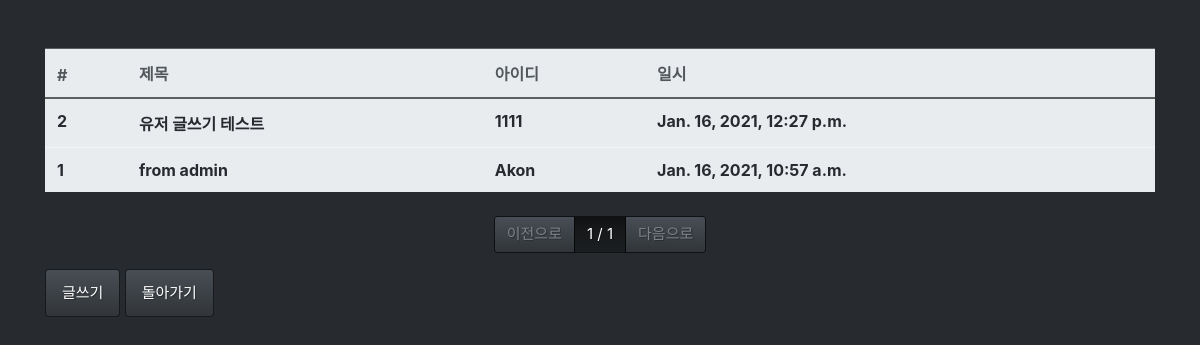
Before: /board/list/ with the older database file.
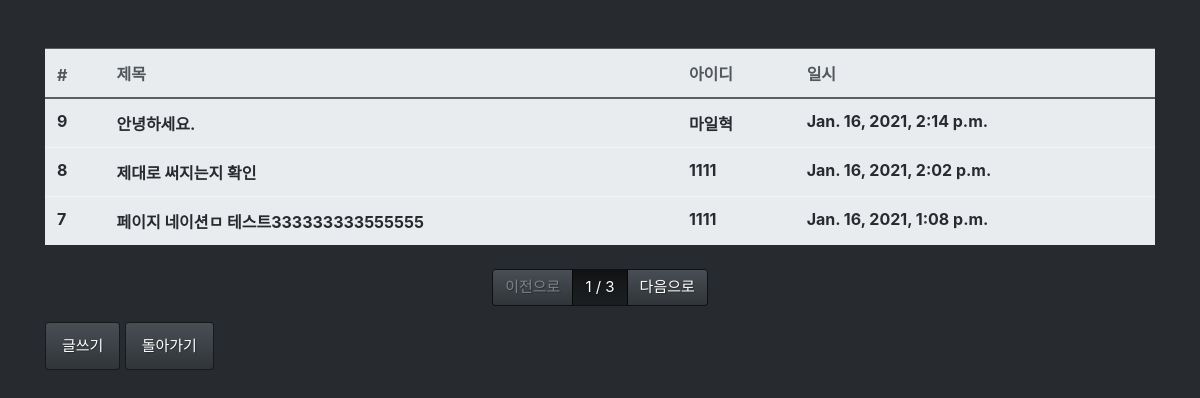
After: the same page with the newer database file.
### board/models.py (models this page shows, shortened)
class Board(models.Model):
    title = models.CharField(max_length=128,
                                verbose_name='제목')
    contents = models.TextField(verbose_name = '내용')
    writer = models.ForeignKey('fcuser.Fcuser',on_delete= models.CASCADE, verbose_name='작성자')
    registed_dttm = models.DateTimeField(auto_now_add=True,
                                        verbose_name='등록시간')
    class Meta:
        db_table = 'fastcampus_board'
        verbose_name = '테스트 페이지 게시글'
        verbose_name_plural ='테스트 페이지 게시글'

### fcuser/models.py (models this page shows)
class Fcuser(models.Model):
    username = models.CharField(max_length=32,
                                verbose_name='사용자명')
    useremail = models.EmailField(max_length=128,
                                verbose_name = '사용자 이메일')
    password = models.CharField(max_length=32,
                                verbose_name='비밀번호')
    registed_dttm = models.DateTimeField(auto_now_add=True,
                                        verbose_name='등록시간')
    def __str__(self):
        return self.username
    class Meta:
        db_table = 'fastcampus_fcuser'
        verbose_name = '테스트 페이지 사용자'
        verbose_name_plural ='테스트 페이지 이용자'

### board/views.py (the view)
# urls.py: path('list/', views.board_list),
def board_list(request):
    all_boards = Board.objects.all().order_by('-id')
    page = int(request.GET.get('p',1))
    paginator = Paginator(all_boards,3)
    boards = paginator.get_page(page)
    return render(request, 'board_list.html',{'boards':boards})

### board/templates/board_list.html
{% extends "base.html" %}
{% block contents %}
<div class = "row mt-5">
    <div class ="col-12">
        <table class = "table table-light">
            <thead class="thead-light">
                <tr>
                    <th>#</th>
                    <th>제목</th>
                    <th>아이디</th>
                    <th>일시</th>
                </tr>
            </thead>
            <tbody class = "text-dark">
                {% for board in boards %}
                <tr onclick="location.href='/board/detail/{{ board.id }}/'">
                    <th>{{ board.id }}</th>
                    <th>{{ board.title }}</th>
                    <th>{{ board.writer }}</th>
                    <th>{{ board.registed_dttm }}</th>
                </tr>
                {% endfor %}
            </tbody>
        </table>
    </div>
</div>
<div class="row mt-2">
    <div class ="col-12">
        <nav>
            <ul class = "pagination justify-content-center">
                {% if boards.has_previous %}
                <li class ="page-item">
                     <a class="page-link" href="?p={{ boards.previous_page_number }}">이전으로</a>
                </li>
                    {% else %}
                <li class ="page-item disabled">
                    <a class="page-link" href="#">이전으로</a>
                </li>
                {% endif %}
                <li class ="page-item active">
                    <a class="page-link" href="#">{{ boards.number}} / {{boards.paginator.num_pages}}</a>
                </li>
                {% if boards.has_next %}
                <li class ="page-item">
                    <a class="page-link" href="?p={{ boards.next_page_number }}">다음으로</a>
                </li>
                {% else %}
                <li class ="page-item disabled">
                    <a class="page-link" href="#">다음으로</a>
                </li>
                {% endif %}
            </ul>
        </nav>
    </div>
</div>
<div class="row">
    <div class ="col-12">
        <button class ="btn btn-primary" onclick="location.href='/board/write/'">글쓰기</button>
        <button class ="btn btn-primary" onclick="location.href='/'">돌아가기</button>
    </div>
</div>
{% endblock %}

Changed rows visible on the page:
no longer on this page (row unchanged): Board: id "2", title "유저 글쓰기 테스트", writer "1111", registed_dttm "Jan. 16, 2021, 12:27 p.m."
no longer on this page (row unchanged): Board: id "1", title "from admin", writer "Akon", registed_dttm "Jan. 16, 2021, 10:57 a.m."
added Board: id "9", title "안녕하세요.", writer "마일혁", registed_dttm "Jan. 16, 2021, 2:14 p.m."
added Board: id "8", title "제대로 써지는지 확인", writer "1111", registed_dttm "Jan. 16, 2021, 2:02 p.m."
added Board: id "7", title "페이지 네이션ㅁ 테스트333333333555555", writer "1111", registed_dttm "Jan. 16, 2021, 1:08 p.m."
Other visible differences:
{{ boards.paginator.num_pages }}: "1" → "3"
